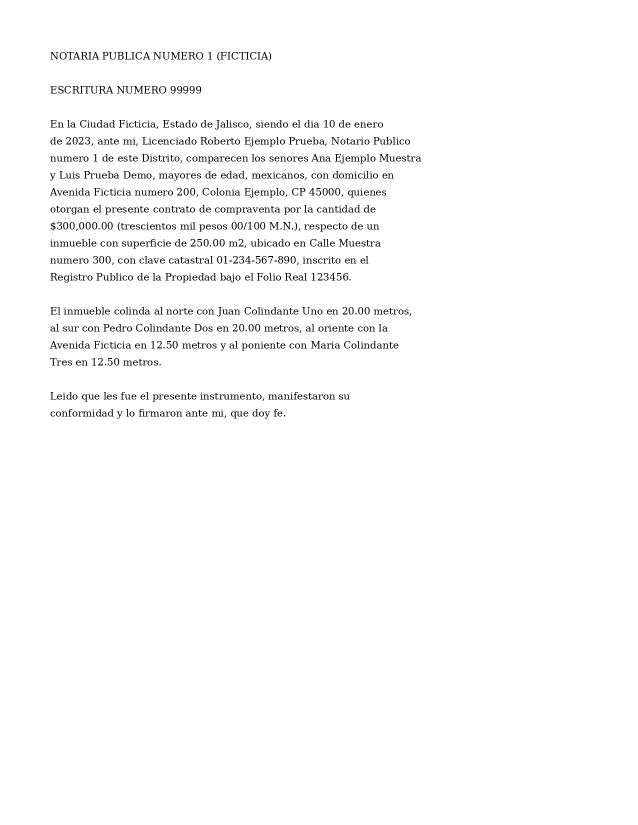
#> input picture ejemplos/imagen_ficticia.png, 1275 x 1650 px (shown at 1/2 size)
$ python -i image_prep.py   (imports and definitions only)
#> lines starting #> are read from the running program, lines starting #| are printed output that depends on the picture; after the words box and inside, x2 and y2 are one past the last pixel; in counts of white or black regions, pixels touching at a corner belong together
"""Preparación de imágenes antes del OCR.

Todas las funciones reciben y devuelven arreglos NumPy en formato OpenCV
(BGR o escala de grises) y son deliberadamente conservadoras: el objetivo es
mejorar la legibilidad para el OCR sin destruir trazos finos de letras,
números, sellos o firmas. El archivo original NUNCA se modifica; estas
funciones siempre trabajan sobre una copia en memoria o un archivo temporal.
"""
from __future__ import annotations

from dataclasses import dataclass, field

import numpy as np
import cv2

DPI_RECOMENDADO = 300
DPI_MINIMO_ACEPTABLE = 150


@dataclass
class ResultadoPreparacion:
    imagen: np.ndarray
    rotacion_aplicada_grados: float = 0.0
    inclinacion_corregida_grados: float = 0.0
    advertencias: list[str] = field(default_factory=list)


def calcular_dpi_efectivo(ancho_px: int, ancho_pulgadas: float) -> float:
    if ancho_pulgadas <= 0:
        return 0.0
    return ancho_px / ancho_pulgadas


def advertir_si_resolucion_baja(dpi_estimado: float) -> list[str]:
    if dpi_estimado and dpi_estimado < DPI_MINIMO_ACEPTABLE:
        return [
            f"La imagen tiene una resolución aproximada de {dpi_estimado:.0f} dpi, "
            f"por debajo de lo recomendado ({DPI_RECOMENDADO} dpi). "
            "El reconocimiento de texto puede contener más errores de lo habitual."
        ]
    return []


def a_escala_grises(imagen: np.ndarray) -> np.ndarray:
    if len(imagen.shape) == 2:
        return imagen
    return cv2.cvtColor(imagen, cv2.COLOR_BGR2GRAY)


def detectar_angulo_inclinacion(gris: np.ndarray) -> float:
    """Estima el ángulo de inclinación (grados) usando la transformada de
    Hough sobre bordes, buscando líneas casi horizontales de texto/renglones.
    Devuelve 0.0 si no se puede estimar con confianza.
    """
    bordes = cv2.Canny(gris, 50, 150, apertureSize=3)
    lineas = cv2.HoughLines(bordes, 1, np.pi / 180, threshold=200)
    if lineas is None:
        return 0.0

    angulos = []
    for linea in lineas[:200]:
        rho, theta = linea[0]
        angulo_grados = (theta * 180 / np.pi) - 90
        if -20 <= angulo_grados <= 20:
            angulos.append(angulo_grados)

    if not angulos:
        return 0.0
    return float(np.median(angulos))


def corregir_inclinacion(imagen: np.ndarray, angulo: float) -> np.ndarray:
    if abs(angulo) < 0.1:
        return imagen
    (alto, ancho) = imagen.shape[:2]
    centro = (ancho // 2, alto // 2)
    matriz = cv2.getRotationMatrix2D(centro, angulo, 1.0)
    return cv2.warpAffine(
        imagen, matriz, (ancho, alto),
        flags=cv2.INTER_CUBIC, borderMode=cv2.BORDER_REPLICATE,
    )


def rotar_90(imagen: np.ndarray, grados: int) -> np.ndarray:
    """Rota la imagen en múltiplos de 90 grados (giro manual del usuario)."""
    grados = grados % 360
    if grados == 90:
        return cv2.rotate(imagen, cv2.ROTATE_90_CLOCKWISE)
    if grados == 180:
        return cv2.rotate(imagen, cv2.ROTATE_180)
    if grados == 270:
        return cv2.rotate(imagen, cv2.ROTATE_90_COUNTERCLOCKWISE)
    return imagen


def eliminar_ruido_moderado(gris: np.ndarray) -> np.ndarray:
    """Reducción de ruido suave (no agresiva) para no borrar trazos finos."""
    return cv2.fastNlMeansDenoising(gris, h=7, templateWindowSize=7, searchWindowSize=21)


def corregir_sombras(gris: np.ndarray) -> np.ndarray:
    """Aplana iluminación desigual (sombras de encuadernación, doblez, etc.)
    dividiendo la imagen entre una versión muy desenfocada de sí misma.
    """
    fondo = cv2.GaussianBlur(gris, (0, 0), sigmaX=25)
    fondo = np.where(fondo == 0, 1, fondo)
    normalizada = cv2.divide(gris, fondo, scale=255)
    return normalizada


def mejorar_contraste(gris: np.ndarray) -> np.ndarray:
    """CLAHE: mejora el contraste local sin saturar zonas ya oscuras/claras."""
    clahe = cv2.createCLAHE(clipLimit=2.0, tileGridSize=(8, 8))
    return clahe.apply(gris)


def recortar_bordes(gris: np.ndarray, margen_px: int = 5) -> np.ndarray:
    """Recorta bordes en blanco/negro sobrantes del escaneo, con un margen
    de seguridad para no cortar texto pegado al borde.
    """
    _, binaria = cv2.threshold(gris, 0, 255, cv2.THRESH_BINARY_INV + cv2.THRESH_OTSU)
    coords = cv2.findNonZero(binaria)
    if coords is None:
        return gris
    x, y, w, h = cv2.boundingRect(coords)
    alto, ancho = gris.shape[:2]
    x0 = max(0, x - margen_px)
    y0 = max(0, y - margen_px)
    x1 = min(ancho, x + w + margen_px)
    y1 = min(alto, y + h + margen_px)
    if (x1 - x0) < 10 or (y1 - y0) < 10:
        return gris
    return gris[y0:y1, x0:x1]


def aumentar_resolucion_si_insuficiente(gris: np.ndarray, dpi_estimado: float) -> np.ndarray:
    """Aumenta el tamaño (interpolación cúbica) cuando el escaneo es de baja
    resolución, para dar más píxeles por carácter al motor OCR.
    """
    if dpi_estimado and dpi_estimado < DPI_MINIMO_ACEPTABLE:
        factor = min(2.0, DPI_RECOMENDADO / max(dpi_estimado, 1))
        nuevo_ancho = int(gris.shape[1] * factor)
        nuevo_alto = int(gris.shape[0] * factor)
        return cv2.resize(gris, (nuevo_ancho, nuevo_alto), interpolation=cv2.INTER_CUBIC)
    return gris


def detectar_pagina_doble(gris: np.ndarray) -> bool:
    """Heurística simple: si hay una columna casi completamente oscura
    (línea de encuadernación) cerca del centro horizontal, se asume que la
    imagen contiene dos páginas escaneadas juntas.

    Se exige que la oscuridad cubra la mayor parte de la altura de la
    página (una línea continua), y no solo unas cuantas filas, para no
    confundir texto denso cerca del centro con una encuadernación real.
    """
    alto, ancho = gris.shape[:2]
    franja = gris[:, int(ancho * 0.4): int(ancho * 0.6)]
    if franja.size == 0:
        return False
    es_oscuro = franja < 100
    proporcion_oscura_por_columna = es_oscuro.mean(axis=0)
    return bool(np.max(proporcion_oscura_por_columna) > 0.85)


def separar_pagina_doble(gris: np.ndarray) -> list[np.ndarray]:
    ancho = gris.shape[1]
    mitad = ancho // 2
    return [gris[:, :mitad], gris[:, mitad:]]


def preparar_imagen(
    imagen_bgr: np.ndarray,
    dpi_estimado: float | None = None,
    auto_separar_paginas: bool = True,
) -> list[ResultadoPreparacion]:
    """Ejecuta el flujo completo de preparación sobre una página escaneada.

    Devuelve una lista de resultados: normalmente uno, pero dos si se separó
    una página doble.
    """
    gris = a_escala_grises(imagen_bgr)
    advertencias = advertir_si_resolucion_baja(dpi_estimado or 0.0)

    angulo = detectar_angulo_inclinacion(gris)
    gris = corregir_inclinacion(gris, angulo)

    gris = corregir_sombras(gris)
    gris = eliminar_ruido_moderado(gris)
    gris = mejorar_contraste(gris)
    gris = recortar_bordes(gris)

    if dpi_estimado:
        gris = aumentar_resolucion_si_insuficiente(gris, dpi_estimado)

    paginas = [gris]
    if auto_separar_paginas and detectar_pagina_doble(gris):
        paginas = separar_pagina_doble(gris)

    return [
        ResultadoPreparacion(
            imagen=pagina,
            inclinacion_corregida_grados=angulo,
            advertencias=list(advertencias),
        )
        for pagina in paginas
    ]

>>> import cv2
>>> picture = cv2.imread('../../ejemplos/imagen_ficticia.png')
#> picture is the input picture: shape (1650, 1275, 3); min 0, max 255, mean 250.4
>>> result = preparar_imagen(picture)
#> in detectar_angulo_inclinacion, `bordes = cv2.Canny(gris, 50, 150, apertureSize=3)`:
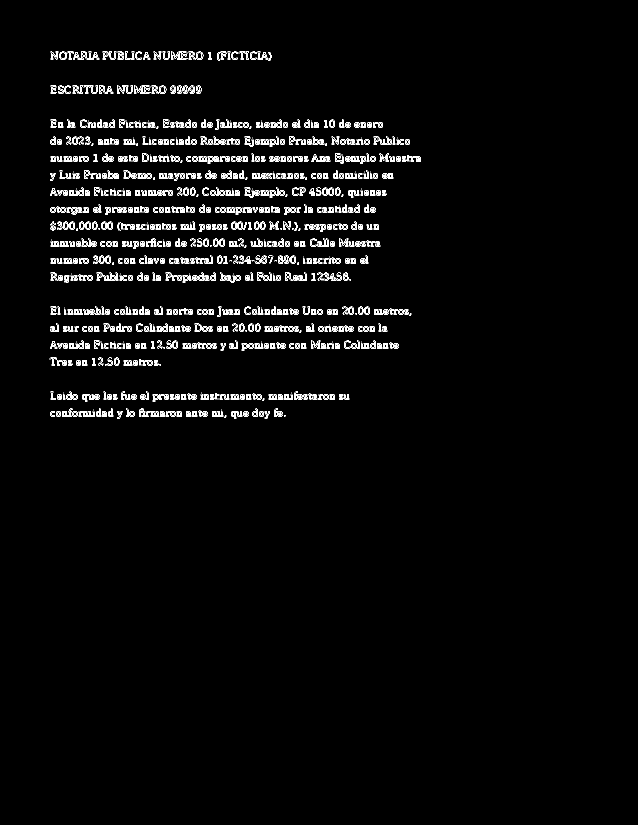
#> bordes: shape (1650, 1275) (shown at 1/2 size); 2.3% white in thin lines or dots, all inside (x1, y1, x2, y2) = (99, 103, 842, 838)
#> in detectar_angulo_inclinacion, `lineas = cv2.HoughLines(bordes, 1, np.pi / 180, threshold=200)`: lineas = 110 rows, first 8: [323, 1.57], [629, 1.57], [357, 1.57], [289, 1.57], [321, 1.57], [627, 1.57], [697, 1.57], [391, 1.57]
#> the loop in detectar_angulo_inclinacion, `for linea in lineas[:200]:` made 110 passes
#> (rho, theta, angulo_grados) on passes 1 to 12: (323, 1.57, 2.5e-06), (629, 1.57, 2.5e-06), (357, 1.57, 2.5e-06), (289, 1.57, 2.5e-06), (321, 1.57, 2.5e-06), (627, 1.57, 2.5e-06), (697, 1.57, 2.5e-06), (391, 1.57, 2.5e-06), (287, 1.57, 2.5e-06), (355, 1.57, 2.5e-06), (493, 1.57, 2.5e-06), (663, 1.57, 2.5e-06)
#> after the loop in detectar_angulo_inclinacion, `for linea in lineas[:200]:`: angulos = 110 values, max 1 at index 60, min -1 at index 48, mean 0.0182
#> in preparar_imagen, `angulo = detectar_angulo_inclinacion(gris)`: angulo = 2.5e-06
#> in corregir_sombras, `fondo = cv2.GaussianBlur(gris, (0, 0), sigmaX=25)`:
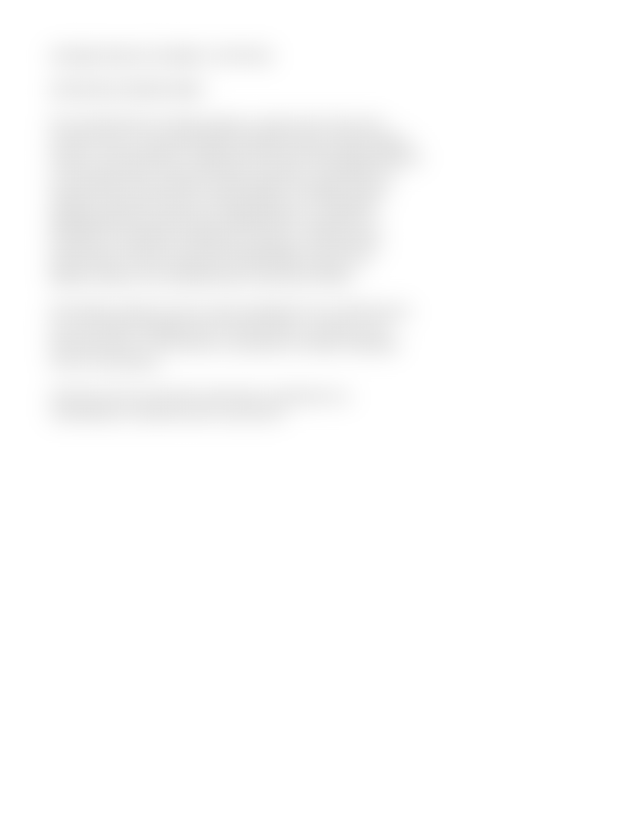
#> fondo: shape (1650, 1275) (shown at 1/2 size); min 224, max 255, mean 250.4
#> in recortar_bordes, `_, binaria = cv2.threshold(gris, 0, 255, cv2.THRESH_BINARY_INV + cv2.T..`:
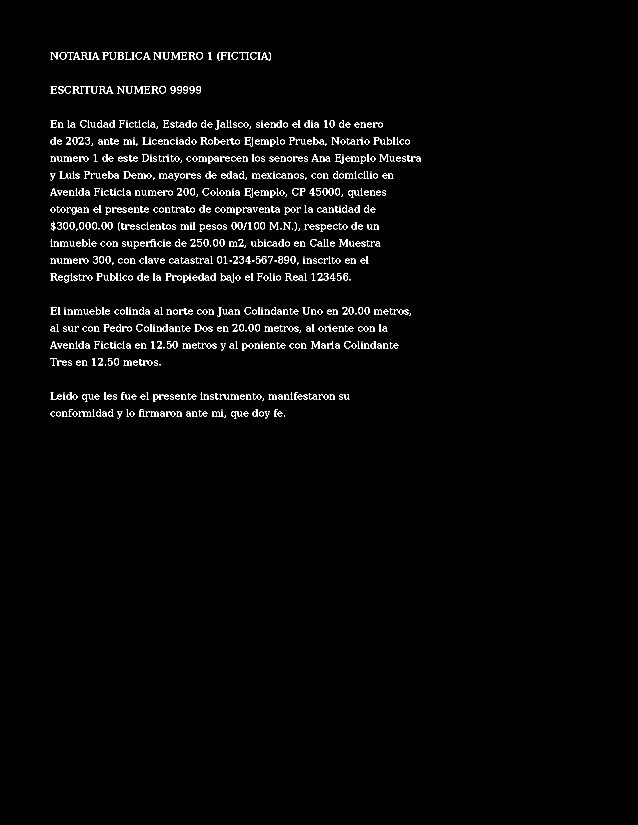
#> binaria: shape (1650, 1275) (shown at 1/2 size); 1.9% white in thin lines or dots, all inside (x1, y1, x2, y2) = (100, 104, 842, 837)
#> in recortar_bordes, `coords = cv2.findNonZero(binaria)`: coords = contour of 39448 points, box (x1, y1, x2, y2) (100, 104, 842, 837), area 19610
#> in recortar_bordes, `x, y, w, h = cv2.boundingRect(coords)`: x = 100; y = 104; w = 742; h = 733
#> in recortar_bordes, `x0 = max(0, x - margen_px)`: x0 = 95
#> in recortar_bordes, `y0 = max(0, y - margen_px)`: y0 = 99
#> in recortar_bordes, `x1 = min(ancho, x + w + margen_px)`: x1 = 847
#> in recortar_bordes, `y1 = min(alto, y + h + margen_px)`: y1 = 842
#> in recortar_bordes, `return gris[y0:y1, x0:x1]`:
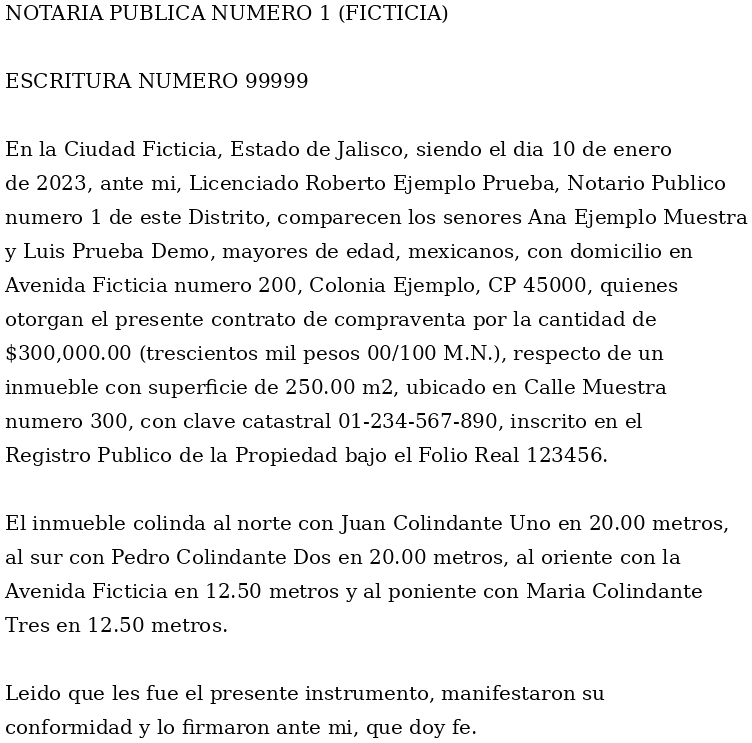
#> returned value: shape (743, 752); min 1, max 255, mean 238.6
#> in detectar_pagina_doble, `franja = gris[:, int(ancho * 0.4): int(ancho * 0.6)]`:
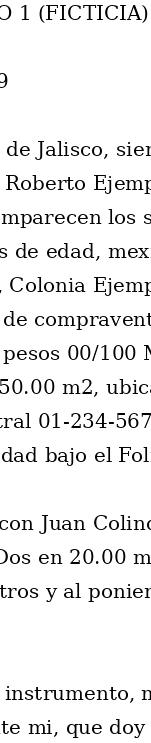
#> franja: shape (743, 151); min 2, max 255, mean 237
#> in detectar_pagina_doble, `es_oscuro = franja < 100`:
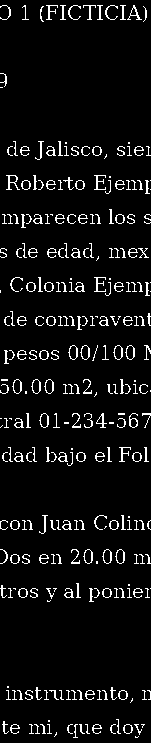
#> es_oscuro: shape (743, 151) bool; 6.4% white in thin lines or dots
#> in detectar_pagina_doble, `proporcion_oscura_por_columna = es_oscuro.mean(axis=0)`: proporcion_oscura_por_columna = 151 values, max 0.139 at index 122, min 0.0229 at index 38, mean 0.0638
#> result = 1 item

$ run again, on ejemplos/acta_ficticia_inclinada.png
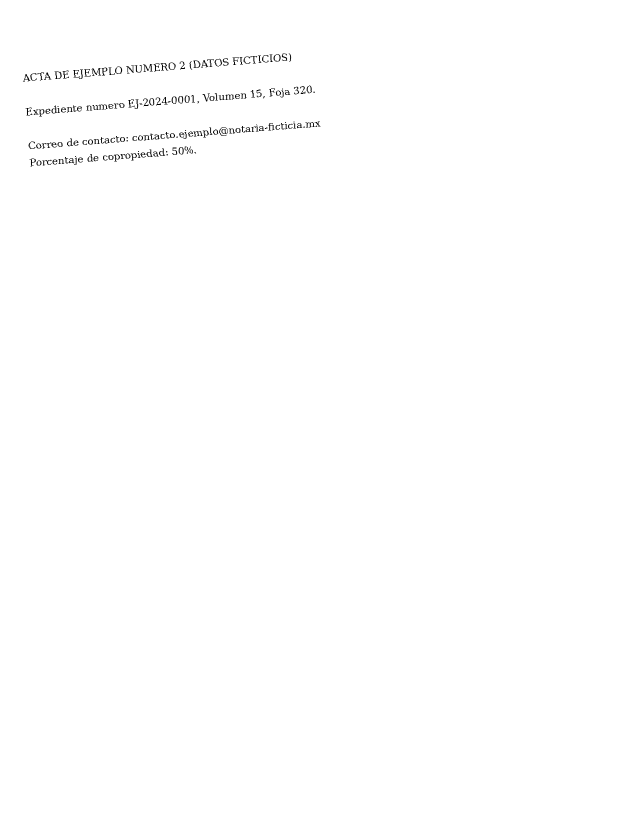
#> input picture ejemplos/acta_ficticia_inclinada.png, 1275 x 1650 px (shown at 1/2 size)
#> picture is the input picture: shape (1650, 1275, 3); min 0, max 255, mean 254.1
#> in detectar_angulo_inclinacion, `bordes = cv2.Canny(gris, 50, 150, apertureSize=3)`:
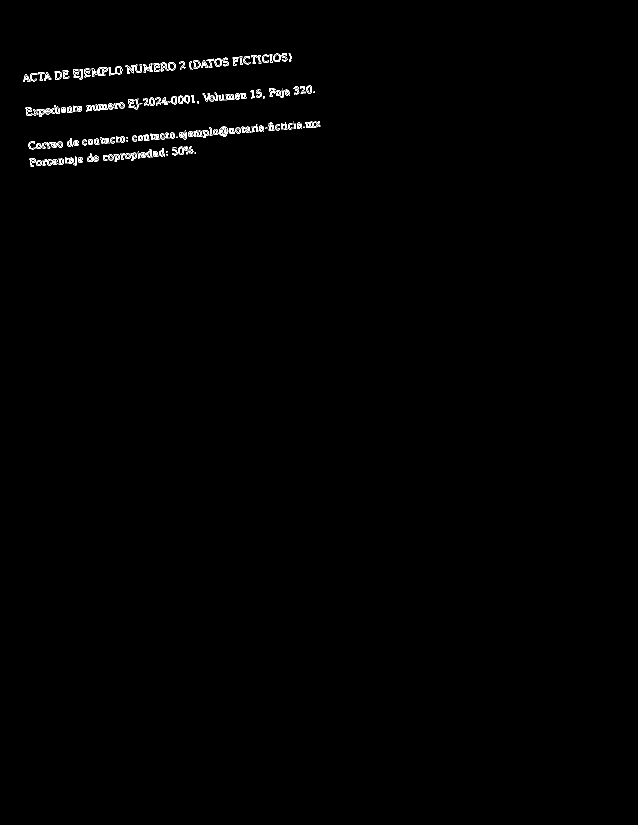
#> bordes: shape (1650, 1275) (shown at 1/2 size); 0.46% white in thin lines or dots, all inside (x1, y1, x2, y2) = (46, 106, 641, 334)
#> lineas = [[297, 1.5], [296, 1.48], [291, 1.5], [301, 1.48], [303, 1.48]]
#> the loop in detectar_angulo_inclinacion, `for linea in lineas[:200]:` made 5 passes
#> (rho, theta, angulo_grados) on passes 1 to 5: (297, 1.5, -4), (296, 1.48, -5), (291, 1.5, -4), (301, 1.48, -5), (303, 1.48, -5)
#> after the loop in detectar_angulo_inclinacion, `for linea in lineas[:200]:`: angulos = [-4, -5, -4, -5, -5]
#> angulo = -5
#> matriz = [[0.996, -0.0872, 74.33], [0.0872, 0.996, -52.38]]
#> binaria: shape (1650, 1275); 0.41% white in thin lines or dots, all inside (x1, y1, x2, y2) = (106, 99, 691, 291)
#> coords = contour of 8560 points, box (x1, y1, x2, y2) (106, 99, 691, 291), area 28065
#> x = 106; y = 99; w = 585; h = 192
#> x0 = 101
#> y0 = 94
#> x1 = 696
#> y1 = 296
#> in detectar_pagina_doble, `es_oscuro = franja < 100`:
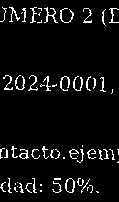
#> es_oscuro: shape (202, 119) bool; 5.9% white in thin lines or dots
#> proporcion_oscura_por_columna = 119 values, max 0.158 at index 47, min 0.00495 at index 96, mean 0.0588
#> result = 1 item
